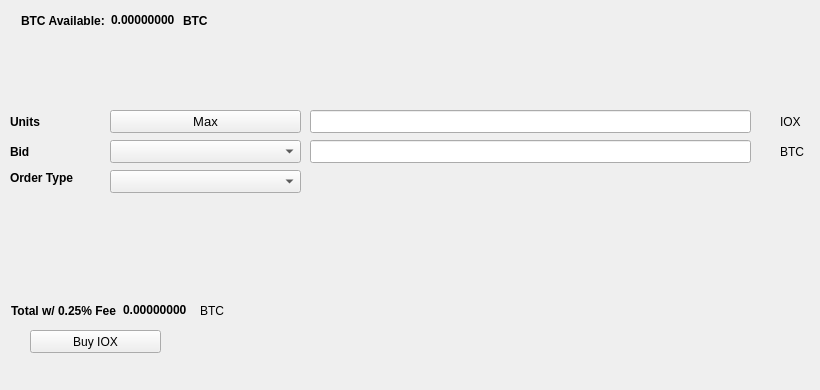
   <widget class="QWidget" name="BuyTab">
    <attribute name="title">
     <string>Buy</string>
    </attribute>
    <widget class="QPushButton" name="BuyIOX">
     <property name="geometry">
      <rect>
       <x>30</x>
       <y>330</y>
       <width>131</width>
       <height>23</height>
      </rect>
     </property>
     <property name="text">
      <string>Buy IOX</string>
     </property>
     <property name="icon">
      <iconset resource="../ionos.qrc">
       <normaloff>:/icons/bitcoin</normaloff>:/icons/bitcoin</iconset>
     </property>
    </widget>
    <widget class="QLabel" name="label_3">
     <property name="geometry">
      <rect>
       <x>10</x>
       <y>110</y>
       <width>46</width>
       <height>23</height>
      </rect>
     </property>
     <property name="font">
      <font>
       <weight>75</weight>
       <bold>true</bold>
      </font>
     </property>
     <property name="text">
      <string>Units</string>
     </property>
    </widget>
    <widget class="QLineEdit" name="UnitsInput">
     <property name="geometry">
      <rect>
       <x>310</x>
       <y>110</y>
       <width>441</width>
       <height>23</height>
      </rect>
     </property>
     <property name="font">
      <font>
       <pointsize>9</pointsize>
       <weight>75</weight>
       <bold>true</bold>
      </font>
     </property>
    </widget>
    <widget class="QLineEdit" name="BuyBidPriceEdit">
     <property name="geometry">
      <rect>
       <x>310</x>
       <y>140</y>
       <width>441</width>
       <height>23</height>
      </rect>
     </property>
     <property name="font">
      <font>
       <pointsize>9</pointsize>
       <weight>75</weight>
       <bold>true</bold>
      </font>
     </property>
    </widget>
    <widget class="QLabel" name="label_4">
     <property name="geometry">
      <rect>
       <x>780</x>
       <y>110</y>
       <width>31</width>
       <height>23</height>
      </rect>
     </property>
     <property name="text">
      <string>IOX</string>
     </property>
    </widget>
    <widget class="QLabel" name="label_5">
     <property name="geometry">
      <rect>
       <x>780</x>
       <y>140</y>
       <width>31</width>
       <height>23</height>
      </rect>
     </property>
     <property name="text">
      <string>BTC</string>
     </property>
    </widget>
    <widget class="QLabel" name="label_6">
     <property name="geometry">
      <rect>
       <x>10</x>
       <y>140</y>
       <width>46</width>
       <height>23</height>
      </rect>
     </property>
     <property name="font">
      <font>
       <weight>75</weight>
       <bold>true</bold>
      </font>
     </property>
     <property name="text">
      <string>Bid</string>
     </property>
    </widget>
    <widget class="QLabel" name="label_7">
     <property name="geometry">
      <rect>
       <x>10</x>
       <y>170</y>
       <width>91</width>
       <height>16</height>
      </rect>
     </property>
     <property name="font">
      <font>
       <weight>75</weight>
       <bold>true</bold>
      </font>
     </property>
     <property name="text">
      <string>Order Type</string>
     </property>
    </widget>
    <widget class="QPushButton" name="Buy_Max_Amount">
     <property name="geometry">
      <rect>
       <x>110</x>
       <y>110</y>
       <width>191</width>
       <height>23</height>
      </rect>
     </property>
     <property name="font">
      <font>
       <pointsize>10</pointsize>
      </font>
     </property>
     <property name="text">
      <string>Max</string>
     </property>
    </widget>
    <widget class="QComboBox" name="BuyBidcomboBox">
     <property name="geometry">
      <rect>
       <x>110</x>
       <y>140</y>
       <width>191</width>
       <height>23</height>
      </rect>
     </property>
     <property name="font">
      <font>
       <pointsize>10</pointsize>
      </font>
     </property>
    </widget>
    <widget class="QComboBox" name="buyOrdertypeCombo">
     <property name="geometry">
      <rect>
       <x>110</x>
       <y>170</y>
       <width>191</width>
       <height>23</height>
      </rect>
     </property>
     <property name="font">
      <font>
       <pointsize>10</pointsize>
      </font>
     </property>
    </widget>
    <widget class="QWidget" name="layoutWidget1">
     <property name="geometry">
      <rect>
       <x>21</x>
       <y>11</y>
       <width>227</width>
       <height>19</height>
      </rect>
     </property>
     <layout class="QHBoxLayout" name="horizontalLayout_3">
      <item>
       <widget class="QLabel" name="label232">
        <property name="font">
         <font>
          <weight>75</weight>
          <bold>true</bold>
         </font>
        </property>
        <property name="text">
         <string>BTC Available:</string>
        </property>
       </widget>
      </item>
      <item>
       <widget class="QLabel" name="BtcAvailableLbl">
        <property name="palette">
         <palette>
          <active>
           <colorrole role="WindowText">
            <brush brushstyle="SolidPattern">
             <color alpha="255">
              <red>0</red>
              <green>0</green>
              <blue>0</blue>
             </color>
            </brush>
           </colorrole>
           <colorrole role="Button">
            <brush brushstyle="SolidPattern">
             <color alpha="255">
              <red>0</red>
              <green>170</green>
              <blue>0</blue>
             </color>
            </brush>
           </colorrole>
           <colorrole role="Light">
            <brush brushstyle="SolidPattern">
             <color alpha="255">
              <red>0</red>
              <green>255</green>
              <blue>0</blue>
             </color>
            </brush>
           </colorrole>
           <colorrole role="Midlight">
            <brush brushstyle="SolidPattern">
             <color alpha="255">
              <red>0</red>
              <green>212</green>
              <blue>0</blue>
             </color>
            </brush>
           </colorrole>
           <colorrole role="Dark">
            <brush brushstyle="SolidPattern">
             <color alpha="255">
              <red>0</red>
              <green>85</green>
              <blue>0</blue>
             </color>
            </brush>
           </colorrole>
           <colorrole role="Mid">
            <brush brushstyle="SolidPattern">
             <color alpha="255">
              <red>0</red>
              <green>113</green>
              <blue>0</blue>
             </color>
            </brush>
           </colorrole>
           <colorrole role="Text">
            <brush brushstyle="SolidPattern">
             <color alpha="255">
              <red>0</red>
              <green>170</green>
              <blue>0</blue>
             </color>
            </brush>
           </colorrole>
           <colorrole role="BrightText">
            <brush brushstyle="SolidPattern">
             <color alpha="255">
              <red>255</red>
              <green>255</green>
              <blue>255</blue>
             </color>
            </brush>
           </colorrole>
           <colorrole role="ButtonText">
            <brush brushstyle="SolidPattern">
             <color alpha="255">
              <red>0</red>
              <green>0</green>
              <blue>0</blue>
             </color>
            </brush>
           </colorrole>
           <colorrole role="Base">
            <brush brushstyle="SolidPattern">
             <color alpha="255">
              <red>255</red>
              <green>255</green>
              <blue>255</blue>
             </color>
            </brush>
           </colorrole>
           <colorrole role="Window">
            <brush brushstyle="SolidPattern">
             <color alpha="255">
              <red>0</red>
              <green>170</green>
              <blue>0</blue>
             </color>
            </brush>
           </colorrole>
           <colorrole role="Shadow">
            <brush brushstyle="SolidPattern">
             <color alpha="255">
              <red>0</red>
              <green>0</green>
              <blue>0</blue>
             </color>
            </brush>
           </colorrole>
           <colorrole role="AlternateBase">
            <brush brushstyle="SolidPattern">
             <color alpha="255">
              <red>127</red>
              <green>212</green>
              <blue>127</blue>
             </color>
            </brush>
           </colorrole>
           <colorrole role="ToolTipBase">
            <brush brushstyle="SolidPattern">
             <color alpha="255">
              <red>255</red>
              <green>255</green>
              <blue>220</blue>
             </color>
            </brush>
           </colorrole>
           <colorrole role="ToolTipText">
            <brush brushstyle="SolidPattern">
             <color alpha="255">
              <red>0</red>
              <green>0</green>
              <blue>0</blue>
             </color>
            </brush>
           </colorrole>
          </active>
          <inactive>
           <colorrole role="WindowText">
            <brush brushstyle="SolidPattern">
             <color alpha="255">
              <red>0</red>
              <green>0</green>
              <blue>0</blue>
             </color>
            </brush>
           </colorrole>
           <colorrole role="Button">
            <brush brushstyle="SolidPattern">
             <color alpha="255">
              <red>0</red>
              <green>170</green>
              <blue>0</blue>
             </color>
            </brush>
           </colorrole>
           <colorrole role="Light">
            <brush brushstyle="SolidPattern">
             <color alpha="255">
              <red>0</red>
              <green>255</green>
              <blue>0</blue>
             </color>
            </brush>
           </colorrole>
           <colorrole role="Midlight">
            <brush brushstyle="SolidPattern">
             <color alpha="255">
              <red>0</red>
              <green>212</green>
              <blue>0</blue>
             </color>
            </brush>
           </colorrole>
           <colorrole role="Dark">
            <brush brushstyle="SolidPattern">
             <color alpha="255">
              <red>0</red>
              <green>85</green>
              <blue>0</blue>
             </color>
            </brush>
           </colorrole>
           <colorrole role="Mid">
            <brush brushstyle="SolidPattern">
             <color alpha="255">
              <red>0</red>
              <green>113</green>
              <blue>0</blue>
             </color>
            </brush>
           </colorrole>
           <colorrole role="Text">
            <brush brushstyle="SolidPattern">
             <color alpha="255">
              <red>0</red>
              <green>170</green>
              <blue>0</blue>
             </color>
            </brush>
           </colorrole>
           <colorrole role="BrightText">
            <brush brushstyle="SolidPattern">
             <color alpha="255">
              <red>255</red>
              <green>255</green>
              <blue>255</blue>
             </color>
            </brush>
           </colorrole>
           <colorrole role="ButtonText">
            <brush brushstyle="SolidPattern">
             <color alpha="255">
              <red>0</red>
              <green>0</green>
              <blue>0</blue>
             </color>
            </brush>
           </colorrole>
           <colorrole role="Base">
            <brush brushstyle="SolidPattern">
             <color alpha="255">
              <red>255</red>
              <green>255</green>
              <blue>255</blue>
             </color>
            </brush>
           </colorrole>
           <colorrole role="Window">
            <brush brushstyle="SolidPattern">
             <color alpha="255">
              <red>0</red>
              <green>170</green>
              <blue>0</blue>
             </color>
            </brush>
           </colorrole>
           <colorrole role="Shadow">
            <brush brushstyle="SolidPattern">
             <color alpha="255">
              <red>0</red>
              <green>0</green>
              <blue>0</blue>
             </color>
            </brush>
           </colorrole>
           <colorrole role="AlternateBase">
            <brush brushstyle="SolidPattern">
             <color alpha="255">
              <red>127</red>
              <green>212</green>
              <blue>127</blue>
             </color>
            </brush>
           </colorrole>
           <colorrole role="ToolTipBase">
            <brush brushstyle="SolidPattern">
             <color alpha="255">
              <red>255</red>
              <green>255</green>
              <blue>220</blue>
             </color>
            </brush>
           </colorrole>
           <colorrole role="ToolTipText">
            <brush brushstyle="SolidPattern">
             <color alpha="255">
              <red>0</red>
              <green>0</green>
              <blue>0</blue>
             </color>
            </brush>
           </colorrole>
          </inactive>
          <disabled>
           <colorrole role="WindowText">
            <brush brushstyle="SolidPattern">
             <color alpha="255">
              <red>0</red>
              <green>85</green>
              <blue>0</blue>
             </color>
            </brush>
           </colorrole>
           <colorrole role="Button">
            <brush brushstyle="SolidPattern">
             <color alpha="255">
              <red>0</red>
              <green>170</green>
              <blue>0</blue>
             </color>
            </brush>
           </colorrole>
           <colorrole role="Light">
            <brush brushstyle="SolidPattern">
             <color alpha="255">
              <red>0</red>
              <green>255</green>
              <blue>0</blue>
             </color>
            </brush>
           </colorrole>
           <colorrole role="Midlight">
            <brush brushstyle="SolidPattern">
             <color alpha="255">
              <red>0</red>
              <green>212</green>
              <blue>0</blue>
             </color>
            </brush>
           </colorrole>
           <colorrole role="Dark">
            <brush brushstyle="SolidPattern">
             <color alpha="255">
              <red>0</red>
              <green>85</green>
              <blue>0</blue>
             </color>
            </brush>
           </colorrole>
           <colorrole role="Mid">
            <brush brushstyle="SolidPattern">
             <color alpha="255">
              <red>0</red>
              <green>113</green>
              <blue>0</blue>
             </color>
            </brush>
           </colorrole>
           <colorrole role="Text">
            <brush brushstyle="SolidPattern">
             <color alpha="255">
              <red>0</red>
              <green>85</green>
              <blue>0</blue>
             </color>
            </brush>
           </colorrole>
           <colorrole role="BrightText">
            <brush brushstyle="SolidPattern">
             <color alpha="255">
              <red>255</red>
              <green>255</green>
              <blue>255</blue>
             </color>
            </brush>
           </colorrole>
           <colorrole role="ButtonText">
            <brush brushstyle="SolidPattern">
             <color alpha="255">
              <red>0</red>
              <green>85</green>
              <blue>0</blue>
             </color>
            </brush>
           </colorrole>
           <colorrole role="Base">
            <brush brushstyle="SolidPattern">
             <color alpha="255">
              <red>0</red>
              <green>170</green>
              <blue>0</blue>
             </color>
            </brush>
           </colorrole>
           <colorrole role="Window">
            <brush brushstyle="SolidPattern">
             <color alpha="255">
              <red>0</red>
              <green>170</green>
              <blue>0</blue>
             </color>
            </brush>
           </colorrole>
           <colorrole role="Shadow">
            <brush brushstyle="SolidPattern">
             <color alpha="255">
              <red>0</red>
              <green>0</green>
              <blue>0</blue>
             </color>
            </brush>
           </colorrole>
           <colorrole role="AlternateBase">
            <brush brushstyle="SolidPattern">
             <color alpha="255">
              <red>0</red>
              <green>170</green>
              <blue>0</blue>
             </color>
            </brush>
           </colorrole>
           <colorrole role="ToolTipBase">
            <brush brushstyle="SolidPattern">
             <color alpha="255">
              <red>255</red>
              <green>255</green>
              <blue>220</blue>
             </color>
            </brush>
           </colorrole>
           <colorrole role="ToolTipText">
            <brush brushstyle="SolidPattern">
             <color alpha="255">
              <red>0</red>
              <green>0</green>
              <blue>0</blue>
             </color>
            </brush>
           </colorrole>
          </disabled>
         </palette>
        </property>
        <property name="font">
         <font>
          <weight>75</weight>
          <bold>true</bold>
         </font>
        </property>
        <property name="text">
         <string>0.00000000</string>
        </property>
        <property name="textInteractionFlags">
         <set>Qt::LinksAccessibleByMouse|Qt::TextSelectableByKeyboard|Qt::TextSelectableByMouse</set>
        </property>
       </widget>
      </item>
      <item>
       <widget class="QLabel" name="BtcAvailableLbl_2">
        <property name="font">
         <font>
          <weight>75</weight>
          <bold>true</bold>
         </font>
        </property>
        <property name="text">
         <string>BTC</string>
        </property>
       </widget>
      </item>
     </layout>
    </widget>
    <widget class="QWidget" name="layoutWidge2">
     <property name="geometry">
      <rect>
       <x>11</x>
       <y>301</y>
       <width>259</width>
       <height>19</height>
      </rect>
     </property>
     <layout class="QHBoxLayout" name="horizontalLayout_4">
      <item>
       <widget class="QLabel" name="label_9">
        <property name="font">
         <font>
          <weight>75</weight>
          <bold>true</bold>
         </font>
        </property>
        <property name="text">
         <string>Total w/ 0.25% Fee</string>
        </property>
       </widget>
      </item>
      <item>
       <widget class="QLabel" name="BuyCostLabel">
        <property name="palette">
         <palette>
          <active>
           <colorrole role="WindowText">
            <brush brushstyle="SolidPattern">
             <color alpha="255">
              <red>0</red>
              <green>0</green>
              <blue>0</blue>
             </color>
            </brush>
           </colorrole>
           <colorrole role="Button">
            <brush brushstyle="SolidPattern">
             <color alpha="255">
              <red>0</red>
              <green>170</green>
              <blue>0</blue>
             </color>
            </brush>
           </colorrole>
           <colorrole role="Light">
            <brush brushstyle="SolidPattern">
             <color alpha="255">
              <red>0</red>
              <green>255</green>
              <blue>0</blue>
             </color>
            </brush>
           </colorrole>
           <colorrole role="Midlight">
            <brush brushstyle="SolidPattern">
             <color alpha="255">
              <red>0</red>
              <green>212</green>
              <blue>0</blue>
             </color>
            </brush>
           </colorrole>
           <colorrole role="Dark">
            <brush brushstyle="SolidPattern">
             <color alpha="255">
              <red>0</red>
              <green>85</green>
              <blue>0</blue>
             </color>
            </brush>
           </colorrole>
           <colorrole role="Mid">
            <brush brushstyle="SolidPattern">
             <color alpha="255">
              <red>0</red>
              <green>113</green>
              <blue>0</blue>
             </color>
            </brush>
           </colorrole>
           <colorrole role="Text">
            <brush brushstyle="SolidPattern">
             <color alpha="255">
              <red>0</red>
              <green>170</green>
              <blue>0</blue>
             </color>
            </brush>
           </colorrole>
           <colorrole role="BrightText">
            <brush brushstyle="SolidPattern">
             <color alpha="255">
              <red>255</red>
              <green>255</green>
              <blue>255</blue>
             </color>
            </brush>
           </colorrole>
           <colorrole role="ButtonText">
            <brush brushstyle="SolidPattern">
             <color alpha="255">
              <red>0</red>
              <green>0</green>
              <blue>0</blue>
             </color>
            </brush>
           </colorrole>
           <colorrole role="Base">
            <brush brushstyle="SolidPattern">
             <color alpha="255">
              <red>255</red>
              <green>255</green>
              <blue>255</blue>
             </color>
            </brush>
           </colorrole>
           <colorrole role="Window">
            <brush brushstyle="SolidPattern">
             <color alpha="255">
              <red>0</red>
              <green>170</green>
              <blue>0</blue>
             </color>
            </brush>
           </colorrole>
           <colorrole role="Shadow">
            <brush brushstyle="SolidPattern">
             <color alpha="255">
              <red>0</red>
              <green>0</green>
              <blue>0</blue>
             </color>
            </brush>
           </colorrole>
           <colorrole role="AlternateBase">
            <brush brushstyle="SolidPattern">
             <color alpha="255">
              <red>127</red>
              <green>212</green>
              <blue>127</blue>
             </color>
            </brush>
           </colorrole>
           <colorrole role="ToolTipBase">
            <brush brushstyle="SolidPattern">
             <color alpha="255">
              <red>255</red>
              <green>255</green>
              <blue>220</blue>
             </color>
            </brush>
           </colorrole>
           <colorrole role="ToolTipText">
            <brush brushstyle="SolidPattern">
             <color alpha="255">
              <red>0</red>
              <green>0</green>
              <blue>0</blue>
             </color>
            </brush>
           </colorrole>
          </active>
          <inactive>
           <colorrole role="WindowText">
            <brush brushstyle="SolidPattern">
             <color alpha="255">
              <red>0</red>
              <green>0</green>
              <blue>0</blue>
             </color>
            </brush>
           </colorrole>
           <colorrole role="Button">
            <brush brushstyle="SolidPattern">
             <color alpha="255">
              <red>0</red>
              <green>170</green>
              <blue>0</blue>
             </color>
            </brush>
           </colorrole>
           <colorrole role="Light">
            <brush brushstyle="SolidPattern">
             <color alpha="255">
              <red>0</red>
              <green>255</green>
              <blue>0</blue>
             </color>
            </brush>
           </colorrole>
           <colorrole role="Midlight">
            <brush brushstyle="SolidPattern">
             <color alpha="255">
              <red>0</red>
              <green>212</green>
              <blue>0</blue>
             </color>
            </brush>
           </colorrole>
           <colorrole role="Dark">
            <brush brushstyle="SolidPattern">
             <color alpha="255">
              <red>0</red>
              <green>85</green>
              <blue>0</blue>
             </color>
            </brush>
           </colorrole>
           <colorrole role="Mid">
            <brush brushstyle="SolidPattern">
             <color alpha="255">
              <red>0</red>
              <green>113</green>
              <blue>0</blue>
             </color>
            </brush>
           </colorrole>
           <colorrole role="Text">
            <brush brushstyle="SolidPattern">
             <color alpha="255">
              <red>0</red>
              <green>170</green>
              <blue>0</blue>
             </color>
            </brush>
           </colorrole>
           <colorrole role="BrightText">
            <brush brushstyle="SolidPattern">
             <color alpha="255">
              <red>255</red>
              <green>255</green>
              <blue>255</blue>
             </color>
            </brush>
           </colorrole>
           <colorrole role="ButtonText">
            <brush brushstyle="SolidPattern">
             <color alpha="255">
              <red>0</red>
              <green>0</green>
              <blue>0</blue>
             </color>
            </brush>
           </colorrole>
           <colorrole role="Base">
            <brush brushstyle="SolidPattern">
             <color alpha="255">
              <red>255</red>
              <green>255</green>
              <blue>255</blue>
             </color>
            </brush>
           </colorrole>
           <colorrole role="Window">
            <brush brushstyle="SolidPattern">
             <color alpha="255">
              <red>0</red>
              <green>170</green>
              <blue>0</blue>
             </color>
            </brush>
           </colorrole>
           <colorrole role="Shadow">
            <brush brushstyle="SolidPattern">
             <color alpha="255">
              <red>0</red>
              <green>0</green>
              <blue>0</blue>
             </color>
            </brush>
           </colorrole>
           <colorrole role="AlternateBase">
            <brush brushstyle="SolidPattern">
             <color alpha="255">
              <red>127</red>
              <green>212</green>
              <blue>127</blue>
             </color>
            </brush>
           </colorrole>
           <colorrole role="ToolTipBase">
            <brush brushstyle="SolidPattern">
             <color alpha="255">
              <red>255</red>
              <green>255</green>
              <blue>220</blue>
             </color>
            </brush>
           </colorrole>
           <colorrole role="ToolTipText">
            <brush brushstyle="SolidPattern">
             <color alpha="255">
              <red>0</red>
              <green>0</green>
              <blue>0</blue>
             </color>
            </brush>
           </colorrole>
          </inactive>
          <disabled>
           <colorrole role="WindowText">
            <brush brushstyle="SolidPattern">
             <color alpha="255">
              <red>0</red>
              <green>85</green>
              <blue>0</blue>
             </color>
            </brush>
           </colorrole>
           <colorrole role="Button">
            <brush brushstyle="SolidPattern">
             <color alpha="255">
              <red>0</red>
              <green>170</green>
              <blue>0</blue>
             </color>
            </brush>
           </colorrole>
           <colorrole role="Light">
            <brush brushstyle="SolidPattern">
             <color alpha="255">
              <red>0</red>
              <green>255</green>
              <blue>0</blue>
             </color>
            </brush>
           </colorrole>
           <colorrole role="Midlight">
            <brush brushstyle="SolidPattern">
             <color alpha="255">
              <red>0</red>
              <green>212</green>
              <blue>0</blue>
             </color>
            </brush>
           </colorrole>
           <colorrole role="Dark">
            <brush brushstyle="SolidPattern">
             <color alpha="255">
              <red>0</red>
              <green>85</green>
              <blue>0</blue>
             </color>
            </brush>
           </colorrole>
           <colorrole role="Mid">
            <brush brushstyle="SolidPattern">
             <color alpha="255">
              <red>0</red>
              <green>113</green>
              <blue>0</blue>
             </color>
            </brush>
           </colorrole>
           <colorrole role="Text">
            <brush brushstyle="SolidPattern">
             <color alpha="255">
              <red>0</red>
              <green>85</green>
              <blue>0</blue>
             </color>
            </brush>
           </colorrole>
           <colorrole role="BrightText">
            <brush brushstyle="SolidPattern">
             <color alpha="255">
              <red>255</red>
              <green>255</green>
              <blue>255</blue>
             </color>
            </brush>
           </colorrole>
           <colorrole role="ButtonText">
            <brush brushstyle="SolidPattern">
             <color alpha="255">
              <red>0</red>
              <green>85</green>
              <blue>0</blue>
             </color>
            </brush>
           </colorrole>
           <colorrole role="Base">
            <brush brushstyle="SolidPattern">
             <color alpha="255">
              <red>0</red>
              <green>170</green>
              <blue>0</blue>
             </color>
            </brush>
           </colorrole>
           <colorrole role="Window">
            <brush brushstyle="SolidPattern">
             <color alpha="255">
              <red>0</red>
              <green>170</green>
              <blue>0</blue>
             </color>
            </brush>
           </colorrole>
           <colorrole role="Shadow">
            <brush brushstyle="SolidPattern">
             <color alpha="255">
              <red>0</red>
              <green>0</green>
              <blue>0</blue>
             </color>
            </brush>
           </colorrole>
           <colorrole role="AlternateBase">
            <brush brushstyle="SolidPattern">
             <color alpha="255">
              <red>0</red>
              <green>170</green>
              <blue>0</blue>
             </color>
            </brush>
           </colorrole>
           <colorrole role="ToolTipBase">
            <brush brushstyle="SolidPattern">
             <color alpha="255">
              <red>255</red>
              <green>255</green>
              <blue>220</blue>
             </color>
            </brush>
           </colorrole>
           <colorrole role="ToolTipText">
            <brush brushstyle="SolidPattern">
             <color alpha="255">
              <red>0</red>
              <green>0</green>
              <blue>0</blue>
             </color>
            </brush>
           </colorrole>
          </disabled>
         </palette>
        </property>
        <property name="font">
         <font>
          <weight>75</weight>
          <bold>true</bold>
         </font>
        </property>
        <property name="autoFillBackground">
         <bool>false</bool>
        </property>
        <property name="text">
         <string>0.00000000</string>
        </property>
        <property name="textInteractionFlags">
         <set>Qt::LinksAccessibleByMouse|Qt::TextSelectableByMouse</set>
        </property>
       </widget>
      </item>
      <item>
       <widget class="QLabel" name="label_10">
        <property name="font">
         <font>
          <weight>50</weight>
          <bold>false</bold>
         </font>
        </property>
        <property name="text">
         <string>BTC</string>
        </property>
       </widget>
      </item>
     </layout>
    </widget>
    <widget class="QLabel" name="label_24">
     <property name="geometry">
      <rect>
       <x>460</x>
       <y>300</y>
       <width>281</width>
       <height>81</height>
      </rect>
     </property>
     <property name="text">
      <string/>
     </property>
     <property name="pixmap">
      <pixmap>:/images/bittrex</pixmap>
     </property>
    </widget>
   </widget>
